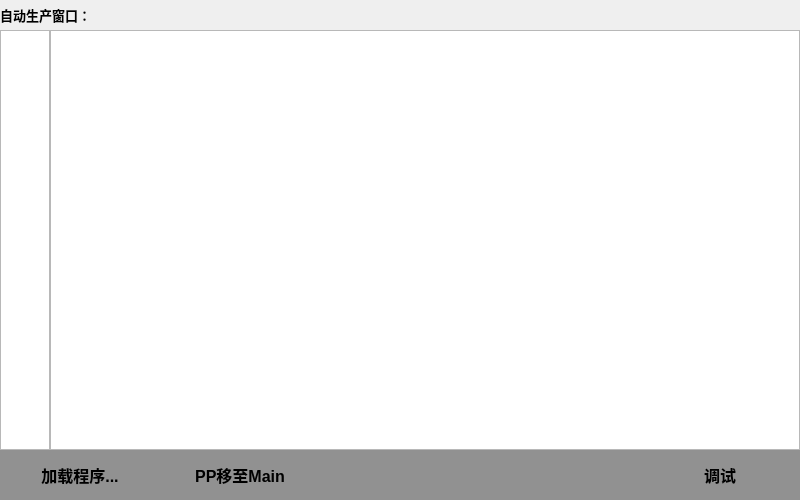
<?xml version="1.0" encoding="UTF-8"?>
<ui version="4.0">
 <class>AutoProduct</class>
 <widget class="QWidget" name="AutoProduct">
  <property name="geometry">
   <rect>
    <x>0</x>
    <y>0</y>
    <width>800</width>
    <height>500</height>
   </rect>
  </property>
  <property name="windowTitle">
   <string>Form</string>
  </property>
  <widget class="QStackedWidget" name="stackedWidget">
   <property name="geometry">
    <rect>
     <x>0</x>
     <y>0</y>
     <width>800</width>
     <height>500</height>
    </rect>
   </property>
   <widget class="QWidget" name="AutoProduct_2">
    <widget class="QTextBrowser" name="textBrowser_line">
     <property name="geometry">
      <rect>
       <x>0</x>
       <y>30</y>
       <width>50</width>
       <height>420</height>
      </rect>
     </property>
     <property name="font">
      <font>
       <pointsize>12</pointsize>
       <weight>75</weight>
       <bold>true</bold>
      </font>
     </property>
     <property name="html">
      <string>&lt;!DOCTYPE HTML PUBLIC &quot;-//W3C//DTD HTML 4.0//EN&quot; &quot;http://www.w3.org/TR/REC-html40/strict.dtd&quot;&gt;
&lt;html&gt;&lt;head&gt;&lt;meta name=&quot;qrichtext&quot; content=&quot;1&quot; /&gt;&lt;style type=&quot;text/css&quot;&gt;
p, li { white-space: pre-wrap; }
&lt;/style&gt;&lt;/head&gt;&lt;body style=&quot; font-family:'SimSun'; font-size:12pt; font-weight:600; font-style:normal;&quot;&gt;
&lt;p align=&quot;right&quot; style=&quot;-qt-paragraph-type:empty; margin-top:0px; margin-bottom:0px; margin-left:0px; margin-right:0px; -qt-block-indent:0; text-indent:0px;&quot;&gt;&lt;br /&gt;&lt;/p&gt;&lt;/body&gt;&lt;/html&gt;</string>
     </property>
    </widget>
    <widget class="QWidget" name="widget" native="true">
     <property name="geometry">
      <rect>
       <x>0</x>
       <y>450</y>
       <width>800</width>
       <height>50</height>
      </rect>
     </property>
     <property name="styleSheet">
      <string notr="true">background-color: rgb(145, 145, 145);</string>
     </property>
     <widget class="QPushButton" name="btn_load">
      <property name="geometry">
       <rect>
        <x>0</x>
        <y>0</y>
        <width>160</width>
        <height>50</height>
       </rect>
      </property>
      <property name="font">
       <font>
        <pointsize>12</pointsize>
        <weight>75</weight>
        <bold>true</bold>
       </font>
      </property>
      <property name="text">
       <string>加载程序...</string>
      </property>
      <property name="flat">
       <bool>true</bool>
      </property>
     </widget>
     <widget class="QPushButton" name="btn_PPtoMain">
      <property name="geometry">
       <rect>
        <x>160</x>
        <y>0</y>
        <width>160</width>
        <height>50</height>
       </rect>
      </property>
      <property name="font">
       <font>
        <pointsize>12</pointsize>
        <weight>75</weight>
        <bold>true</bold>
       </font>
      </property>
      <property name="text">
       <string>PP移至Main</string>
      </property>
      <property name="flat">
       <bool>true</bool>
      </property>
     </widget>
     <widget class="QPushButton" name="btn_Debug">
      <property name="geometry">
       <rect>
        <x>640</x>
        <y>0</y>
        <width>160</width>
        <height>50</height>
       </rect>
      </property>
      <property name="font">
       <font>
        <pointsize>12</pointsize>
        <weight>75</weight>
        <bold>true</bold>
       </font>
      </property>
      <property name="text">
       <string>调试</string>
      </property>
      <property name="flat">
       <bool>true</bool>
      </property>
     </widget>
    </widget>
    <widget class="QTextBrowser" name="textBrowser_ShowPro">
     <property name="geometry">
      <rect>
       <x>50</x>
       <y>30</y>
       <width>750</width>
       <height>420</height>
      </rect>
     </property>
     <property name="font">
      <font>
       <pointsize>12</pointsize>
       <weight>75</weight>
       <bold>true</bold>
      </font>
     </property>
     <property name="html">
      <string>&lt;!DOCTYPE HTML PUBLIC &quot;-//W3C//DTD HTML 4.0//EN&quot; &quot;http://www.w3.org/TR/REC-html40/strict.dtd&quot;&gt;
&lt;html&gt;&lt;head&gt;&lt;meta name=&quot;qrichtext&quot; content=&quot;1&quot; /&gt;&lt;style type=&quot;text/css&quot;&gt;
p, li { white-space: pre-wrap; }
&lt;/style&gt;&lt;/head&gt;&lt;body style=&quot; font-family:'SimSun'; font-size:12pt; font-weight:600; font-style:normal;&quot;&gt;
&lt;p style=&quot;-qt-paragraph-type:empty; margin-top:0px; margin-bottom:0px; margin-left:0px; margin-right:0px; -qt-block-indent:0; text-indent:0px;&quot;&gt;&lt;br /&gt;&lt;/p&gt;&lt;/body&gt;&lt;/html&gt;</string>
     </property>
    </widget>
    <widget class="QLabel" name="label_Pos">
     <property name="geometry">
      <rect>
       <x>0</x>
       <y>5</y>
       <width>800</width>
       <height>20</height>
      </rect>
     </property>
     <property name="font">
      <font>
       <pointsize>10</pointsize>
       <weight>75</weight>
       <bold>true</bold>
      </font>
     </property>
     <property name="text">
      <string>自动生产窗口：</string>
     </property>
    </widget>
   </widget>
  </widget>
 </widget>
 <resources/>
 <connections/>
</ui>
